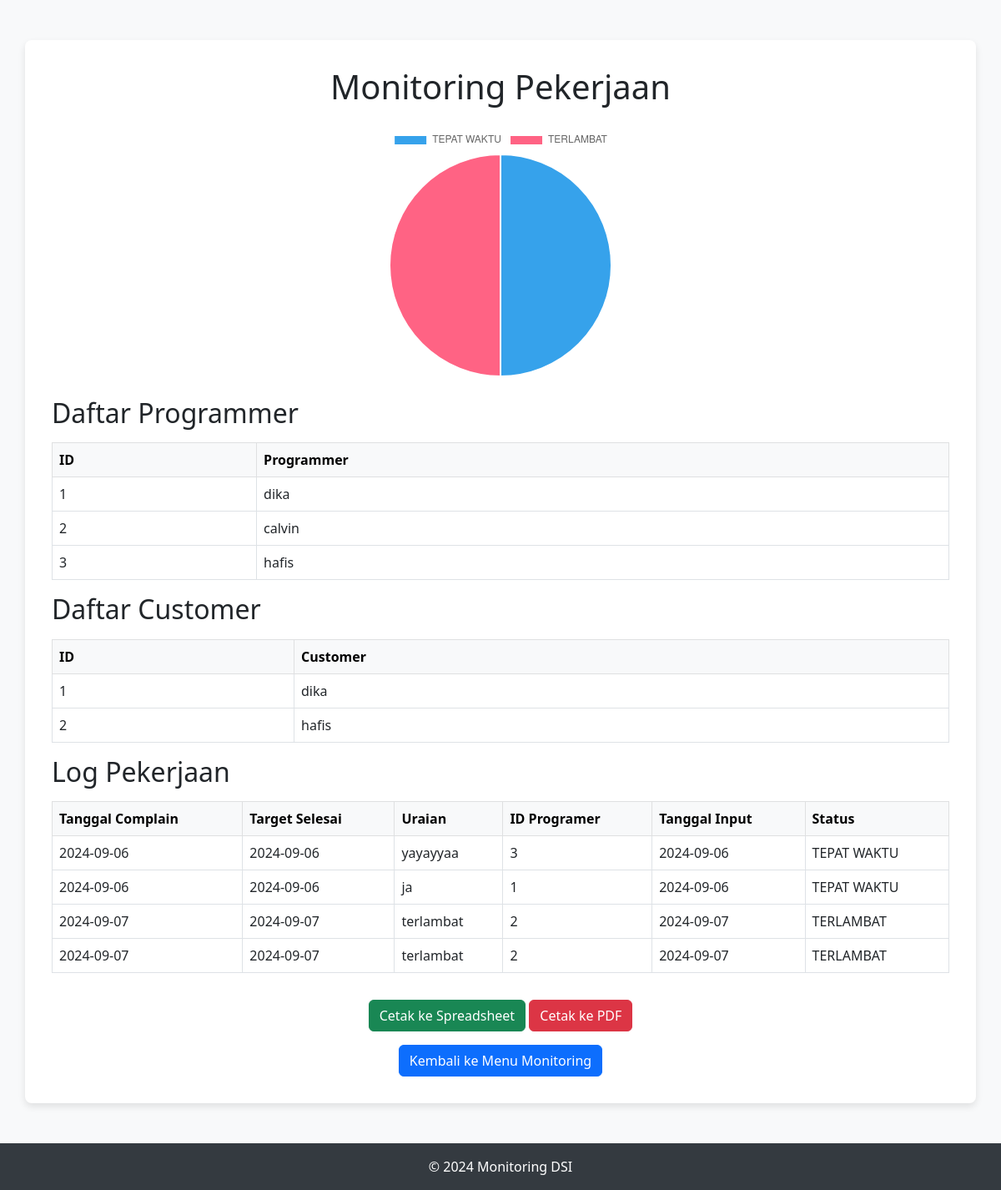
The page /diagram.php on the database its author committed.
### tables this page shows
CREATE TABLE `r_user` (
  `id` int(11) NOT NULL,
  `programmer` varchar(255) DEFAULT NULL
);

CREATE TABLE `r_customer` (
  `id` int(11) NOT NULL,
  `customer` varchar(100) DEFAULT NULL
);

CREATE TABLE `t_log` (
  `id` int(11) NOT NULL,
  `tgl_complain` date NOT NULL,
  `target_selesai` date NOT NULL,
  `uraian` text DEFAULT NULL,
  `user_id` int(11) NOT NULL,
  `tgl_input` date DEFAULT NULL,
  `status` enum('TEPAT WAKTU','TERLAMBAT','','') DEFAULT NULL,
  `name` varchar(100) DEFAULT NULL
);

### diagram.php (the view, shortened to what this page needs)
<?php
$servername = "localhost";
$username = "root";
$password = "";
$dbname = "monitoring_pekerjaan";
$conn = new mysqli($servername, $username, $password, $dbname);
$query = "SELECT status, COUNT(*) AS count FROM t_log GROUP BY status";
$result = $conn->query($query);
$pieData = [];
if ($result) {
    while ($row = $result->fetch_assoc()) {
        $pieData[] = $row;
    }
}
$queryUsers = "SELECT * FROM r_user";
$queryCustomers = "SELECT * FROM r_customer";
$queryLogs = "SELECT * FROM t_log";
$users = $conn->query($queryUsers);
$customers = $conn->query($queryCustomers);
$logs = $conn->query($queryLogs);
?>
<!DOCTYPE html>
<html lang="en">
<head>
    <link href="https://cdn.jsdelivr.net/npm/bootstrap@5.3.0-alpha1/dist/css/bootstrap.min.css" rel="stylesheet">
</head>
<body>
    <div class="container mt-5">
        <h1 class="text-center mb-4">Monitoring Pekerjaan</h1>
        <div class="text-center mb-4">
            <canvas id="pieChart"></canvas>
        </div>
        <h2 class="mb-3">Daftar Programmer</h2>
        <table class="table table-bordered table-hover">
            <thead class="table-light">
                <tr>
                    <th>ID</th>
                    <th>Programmer</th>
                </tr>
            </thead>
            <tbody>
                <?php if ($users && $users->num_rows > 0): ?>
                    <?php while($row = $users->fetch_assoc()): ?>
                        <tr>
                            <td><?= $row['id'] ?></td>
                            <td><?= $row['programmer'] ?></td>
                        </tr>
                    <?php endwhile; ?>
                <?php else: ?>
                    <tr><td colspan="2" class="text-center">No data found</td></tr>
                <?php endif; ?>
            </tbody>
        </table>
        <h2 class="mb-3">Daftar Customer</h2>
        <table class="table table-bordered table-hover">
            <thead class="table-light">
                <tr>
                    <th>ID</th>
                    <th>Customer</th>
                </tr>
            </thead>
            <tbody>
                <?php if ($customers && $customers->num_rows > 0): ?>
                    <?php while($row = $customers->fetch_assoc()): ?>
                        <tr>
                            <td><?= $row['id'] ?></td>
                            <td><?= $row['customer'] ?></td>
                        </tr>
                    <?php endwhile; ?>
                <?php else: ?>
                    <tr><td colspan="2" class="text-center">No data found</td></tr>
                <?php endif; ?>
            </tbody>
        </table>
        <h2 class="mb-3">Log Pekerjaan</h2>
        <table class="table table-bordered table-hover">
            <thead class="table-light">
                <tr>
                    <th>Tanggal Complain</th>
                    <th>Target Selesai</th>
                    <th>Uraian</th>
                    <th>ID Programer</th>
                    <th>Tanggal Input</th>
                    <th>Status</th>
                </tr>
            </thead>
            <tbody>
                <?php if ($logs && $logs->num_rows > 0): ?>
                    <?php while($row = $logs->fetch_assoc()): ?>
                        <tr>
                            <td><?= $row['tgl_complain'] ?></td>
                            <td><?= $row['target_selesai'] ?></td>
                            <td><?= $row['uraian'] ?></td>
                            <td><?= $row['user_id'] ?></td>
                            <td><?= $row['tgl_input'] ?></td>
                            <td><?= $row['status'] ?></td>
                        </tr>
                    <?php endwhile; ?>
                <?php else: ?>
                    <tr><td colspan="6" class="text-center">No data found</td></tr>
                <?php endif; ?>
            </tbody>
        </table>
        <div class="text-center">
    <a href="export_spreadsheet.php" class="btn btn-success mt-3">Cetak ke Spreadsheet</a>
    <a href="export_pdf.php" class="btn btn-danger mt-3">Cetak ke PDF</a>
</div>
        <div class="text-center">
            <a href="monitoring.php" class="btn btn-primary mt-3">Kembali ke Menu Monitoring</a>
        </div>
    </div>
    <footer class="text-center">
        &copy; 2024 Monitoring DSI
    </footer>
    <script>
        // Setup Chart.js with PHP data
        var ctx = document.getElementById('pieChart').getContext('2d');
        var pieData = <?= json_encode($pieData) ?>;
        // Parse labels and data
        var labels = pieData.map(data => data.status);
        var counts = pieData.map(data => data.count);
        // Check if data exists
        if (labels.length > 0 && counts.length > 0) {
            var myPieChart = new Chart(ctx, {
                type: 'pie',
                data: {
                    labels: labels,
                    datasets: [{
                        data: counts,
                        backgroundColor: ['#36a2eb', '#ff6384', '#ffcd56', '#4bc0c0'],
                    }]
                },
                options: {
                    responsive: true
                }
            });
        } else {
            // Fallback if no data
            document.getElementById('pieChart').style.display = 'none';
        }
    </script>
</body>
</html>

### diagram.php (style rules this page uses)
body { background-color: #f8f9fa; }
.container { background-color: white; padding: 2rem; border-radius: 8px; box-shadow: 0 4px 8px rgba(0, 0, 0, 0.1); }
#pieChart { max-width: 300px; max-height: 300px; margin: 0 auto; }
footer { background-color: #343a40; color: white; padding: 1rem; margin-top: 3rem; position: relative; bottom: 0; width: 100%; }

### rows shown on the page
r_user: id "1", programmer "dika"
r_user: id "2", programmer "calvin"
r_user: id "3", programmer "hafis"
r_customer: id "1", customer "dika"
r_customer: id "2", customer "hafis"
t_log: tgl_complain "2024-09-06", target_selesai "2024-09-06", uraian "yayayyaa", user "3", tgl_input "2024-09-06", status "TEPAT WAKTU"
t_log: tgl_complain "2024-09-06", target_selesai "2024-09-06", uraian "ja", user "1", tgl_input "2024-09-06", status "TEPAT WAKTU"
t_log: tgl_complain "2024-09-07", target_selesai "2024-09-07", uraian "terlambat", user "2", tgl_input "2024-09-07", status "TERLAMBAT"
t_log: tgl_complain "2024-09-07", target_selesai "2024-09-07", uraian "terlambat", user "2", tgl_input "2024-09-07", status "TERLAMBAT"

### other values the page prints
chart data {{ json_encode($pieData) }} [{"status":"TEPAT WAKTU","count":"2"},{"status":"TERLAMBAT","count":"2"}]
